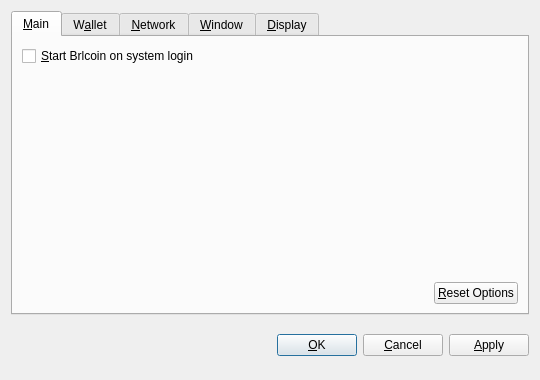
<?xml version="1.0" encoding="UTF-8"?>
<ui version="4.0">
 <class>OptionsDialog</class>
 <widget class="QDialog" name="OptionsDialog">
  <property name="geometry">
   <rect>
    <x>0</x>
    <y>0</y>
    <width>540</width>
    <height>380</height>
   </rect>
  </property>
  <property name="windowTitle">
   <string>Options</string>
  </property>
  <property name="modal">
   <bool>true</bool>
  </property>
  <layout class="QVBoxLayout" name="verticalLayout">
   <item>
    <widget class="QTabWidget" name="tabWidget">
     <property name="tabPosition">
      <enum>QTabWidget::North</enum>
     </property>
     <property name="currentIndex">
      <number>0</number>
     </property>
     <widget class="QWidget" name="tabMain">
      <attribute name="title">
       <string>&amp;Main</string>
      </attribute>
      <layout class="QVBoxLayout" name="verticalLayout_Main">
       <item>
        <widget class="QCheckBox" name="bitcoinAtStartup">
         <property name="toolTip">
          <string>Automatically start Brlcoin after logging in to the system.</string>
         </property>
         <property name="text">
          <string>&amp;Start Brlcoin on system login</string>
         </property>
        </widget>
       </item>
       <item>
        <spacer name="verticalSpacer_Main">
         <property name="orientation">
          <enum>Qt::Vertical</enum>
         </property>
         <property name="sizeHint" stdset="0">
          <size>
           <width>20</width>
           <height>40</height>
          </size>
         </property>
        </spacer>
       </item>
       <item>
        <layout class="QHBoxLayout" name="horizontalLayout_2_Main">
         <item>
          <spacer name="horizontalSpacer_2_Main">
           <property name="orientation">
            <enum>Qt::Horizontal</enum>
           </property>
           <property name="sizeHint" stdset="0">
            <size>
             <width>40</width>
             <height>20</height>
            </size>
           </property>
          </spacer>
         </item>
         <item>
          <widget class="QPushButton" name="resetButton">
           <property name="toolTip">
            <string>Reset all client options to default.</string>
           </property>
           <property name="text">
            <string>&amp;Reset Options</string>
           </property>
           <property name="autoDefault">
            <bool>false</bool>
           </property>
          </widget>
         </item>
        </layout>
       </item>
      </layout>
     </widget>
     <widget class="QWidget" name="tabWallet">
      <attribute name="title">
       <string>W&amp;allet</string>
      </attribute>
      <layout class="QVBoxLayout" name="verticalLayout_Network">
       <item>
        <widget class="QLabel" name="transactionFeeInfoLabel">
         <property name="text">
          <string>Optional transaction fee per kB that helps make sure your transactions are processed quickly. Most transactions are 1 kB.</string>
         </property>
         <property name="textFormat">
          <enum>Qt::PlainText</enum>
         </property>
         <property name="wordWrap">
          <bool>true</bool>
         </property>
        </widget>
       </item>
       <item>
        <layout class="QHBoxLayout" name="horizontalLayout_1_Main">
         <item>
          <widget class="QLabel" name="transactionFeeLabel">
           <property name="text">
            <string>Pay transaction &amp;fee</string>
           </property>
           <property name="textFormat">
            <enum>Qt::PlainText</enum>
           </property>
           <property name="buddy">
            <cstring>transactionFee</cstring>
           </property>
          </widget>
         </item>
         <item>
          <widget class="BitcoinAmountField" name="transactionFee"/>
         </item>
         <item>
          <spacer name="horizontalSpacer_1_Main">
           <property name="orientation">
            <enum>Qt::Horizontal</enum>
           </property>
           <property name="sizeHint" stdset="0">
            <size>
             <width>40</width>
             <height>20</height>
            </size>
           </property>
          </spacer>
         </item>
        </layout>
       </item>
       <item>
        <widget class="QLabel" name="label">
         <property name="text">
          <string>If you disable the spending of unconfirmed change, the change from a transaction cannot be used until that transaction has at least one confirmation. This also affects how your balance is computed.</string>
         </property>
         <property name="wordWrap">
          <bool>true</bool>
         </property>
        </widget>
       </item>
       <item>
        <widget class="QCheckBox" name="spendZeroConfChange">
         <property name="text">
          <string>Spend unconfirmed change  (experts only)</string>
         </property>
        </widget>
       </item>
       <item>
        <spacer name="verticalSpacer">
         <property name="orientation">
          <enum>Qt::Vertical</enum>
         </property>
         <property name="sizeHint" stdset="0">
          <size>
           <width>20</width>
           <height>40</height>
          </size>
         </property>
        </spacer>
       </item>
      </layout>
     </widget>
     <widget class="QWidget" name="tabNetwork">
      <attribute name="title">
       <string>&amp;Network</string>
      </attribute>
      <layout class="QVBoxLayout" name="verticalLayout_Network">
       <item>
        <widget class="QCheckBox" name="mapPortUpnp">
         <property name="toolTip">
          <string>Automatically open the Brlcoin client port on the router. This only works when your router supports UPnP and it is enabled.</string>
         </property>
         <property name="text">
          <string>Map port using &amp;UPnP</string>
         </property>
        </widget>
       </item>
       <item>
        <widget class="QCheckBox" name="connectSocks">
         <property name="toolTip">
          <string>Connect to the Brlcoin network through a SOCKS proxy (e.g. when connecting through Tor).</string>
         </property>
         <property name="text">
          <string>&amp;Connect through SOCKS proxy:</string>
         </property>
        </widget>
       </item>
       <item>
        <layout class="QHBoxLayout" name="horizontalLayout_Network">
         <item>
          <widget class="QLabel" name="proxyIpLabel">
           <property name="text">
            <string>Proxy &amp;IP:</string>
           </property>
           <property name="textFormat">
            <enum>Qt::PlainText</enum>
           </property>
           <property name="buddy">
            <cstring>proxyIp</cstring>
           </property>
          </widget>
         </item>
         <item>
          <widget class="QValidatedLineEdit" name="proxyIp">
           <property name="maximumSize">
            <size>
             <width>140</width>
             <height>16777215</height>
            </size>
           </property>
           <property name="toolTip">
            <string>IP address of the proxy (e.g. 127.0.0.1)</string>
           </property>
          </widget>
         </item>
         <item>
          <widget class="QLabel" name="proxyPortLabel">
           <property name="text">
            <string>&amp;Port:</string>
           </property>
           <property name="textFormat">
            <enum>Qt::PlainText</enum>
           </property>
           <property name="buddy">
            <cstring>proxyPort</cstring>
           </property>
          </widget>
         </item>
         <item>
          <widget class="QLineEdit" name="proxyPort">
           <property name="maximumSize">
            <size>
             <width>55</width>
             <height>16777215</height>
            </size>
           </property>
           <property name="toolTip">
            <string>Port of the proxy (e.g. 9050)</string>
           </property>
          </widget>
         </item>
         <item>
          <widget class="QLabel" name="socksVersionLabel">
           <property name="text">
            <string>SOCKS &amp;Version:</string>
           </property>
           <property name="textFormat">
            <enum>Qt::PlainText</enum>
           </property>
           <property name="buddy">
            <cstring>socksVersion</cstring>
           </property>
          </widget>
         </item>
         <item>
          <widget class="QValueComboBox" name="socksVersion">
           <property name="toolTip">
            <string>SOCKS version of the proxy (e.g. 5)</string>
           </property>
          </widget>
         </item>
         <item>
          <spacer name="horizontalSpacer_Network">
           <property name="orientation">
            <enum>Qt::Horizontal</enum>
           </property>
           <property name="sizeHint" stdset="0">
            <size>
             <width>40</width>
             <height>20</height>
            </size>
           </property>
          </spacer>
         </item>
        </layout>
       </item>
       <item>
        <spacer name="verticalSpacer_Network">
         <property name="orientation">
          <enum>Qt::Vertical</enum>
         </property>
         <property name="sizeHint" stdset="0">
          <size>
           <width>20</width>
           <height>40</height>
          </size>
         </property>
        </spacer>
       </item>
      </layout>
     </widget>
     <widget class="QWidget" name="tabWindow">
      <attribute name="title">
       <string>&amp;Window</string>
      </attribute>
      <layout class="QVBoxLayout" name="verticalLayout_Window">
       <item>
        <widget class="QCheckBox" name="minimizeToTray">
         <property name="toolTip">
          <string>Show only a tray icon after minimizing the window.</string>
         </property>
         <property name="text">
          <string>&amp;Minimize to the tray instead of the taskbar</string>
         </property>
        </widget>
       </item>
       <item>
        <widget class="QCheckBox" name="minimizeOnClose">
         <property name="toolTip">
          <string>Minimize instead of exit the application when the window is closed. When this option is enabled, the application will be closed only after selecting Quit in the menu.</string>
         </property>
         <property name="text">
          <string>M&amp;inimize on close</string>
         </property>
        </widget>
       </item>
       <item>
        <spacer name="verticalSpacer_Window">
         <property name="orientation">
          <enum>Qt::Vertical</enum>
         </property>
         <property name="sizeHint" stdset="0">
          <size>
           <width>20</width>
           <height>40</height>
          </size>
         </property>
        </spacer>
       </item>
      </layout>
     </widget>
     <widget class="QWidget" name="tabDisplay">
      <attribute name="title">
       <string>&amp;Display</string>
      </attribute>
      <layout class="QVBoxLayout" name="verticalLayout_Display">
       <item>
        <layout class="QHBoxLayout" name="horizontalLayout_1_Display">
         <item>
          <widget class="QLabel" name="langLabel">
           <property name="text">
            <string>User Interface &amp;language:</string>
           </property>
           <property name="textFormat">
            <enum>Qt::PlainText</enum>
           </property>
           <property name="buddy">
            <cstring>lang</cstring>
           </property>
          </widget>
         </item>
         <item>
          <widget class="QValueComboBox" name="lang">
           <property name="toolTip">
            <string>The user interface language can be set here. This setting will take effect after restarting Brlcoin.</string>
           </property>
          </widget>
         </item>
        </layout>
       </item>
       <item>
        <layout class="QHBoxLayout" name="horizontalLayout_2_Display">
         <item>
          <widget class="QLabel" name="unitLabel">
           <property name="text">
            <string>&amp;Unit to show amounts in:</string>
           </property>
           <property name="textFormat">
            <enum>Qt::PlainText</enum>
           </property>
           <property name="buddy">
            <cstring>unit</cstring>
           </property>
          </widget>
         </item>
         <item>
          <widget class="QValueComboBox" name="unit">
           <property name="toolTip">
            <string>Choose the default subdivision unit to show in the interface and when sending coins.</string>
           </property>
          </widget>
         </item>
        </layout>
       </item>
       <item>
        <widget class="QCheckBox" name="displayAddresses">
         <property name="toolTip">
          <string>Whether to show Brlcoin addresses in the transaction list or not.</string>
         </property>
         <property name="text">
          <string>&amp;Display addresses in transaction list</string>
         </property>
        </widget>
       </item>
       <item>
        <widget class="QCheckBox" name="coinControlFeatures">
         <property name="toolTip">
          <string>Whether to show coin control features or not.</string>
         </property>
         <property name="text">
          <string>Display coin &amp;control features (experts only!)</string>
         </property>
        </widget>
       </item>
       <item>
        <spacer name="verticalSpacer_Display">
         <property name="orientation">
          <enum>Qt::Vertical</enum>
         </property>
         <property name="sizeHint" stdset="0">
          <size>
           <width>20</width>
           <height>40</height>
          </size>
         </property>
        </spacer>
       </item>
      </layout>
     </widget>
    </widget>
   </item>
   <item>
    <layout class="QHBoxLayout" name="horizontalLayout_Buttons">
     <item>
      <spacer name="horizontalSpacer_1">
       <property name="orientation">
        <enum>Qt::Horizontal</enum>
       </property>
       <property name="sizeHint" stdset="0">
        <size>
         <width>40</width>
         <height>48</height>
        </size>
       </property>
      </spacer>
     </item>
     <item>
      <widget class="QLabel" name="statusLabel">
       <property name="font">
        <font>
         <weight>75</weight>
         <bold>true</bold>
        </font>
       </property>
       <property name="text">
        <string/>
       </property>
       <property name="textFormat">
        <enum>Qt::PlainText</enum>
       </property>
       <property name="wordWrap">
        <bool>true</bool>
       </property>
      </widget>
     </item>
     <item>
      <spacer name="horizontalSpacer_2">
       <property name="orientation">
        <enum>Qt::Horizontal</enum>
       </property>
       <property name="sizeHint" stdset="0">
        <size>
         <width>40</width>
         <height>48</height>
        </size>
       </property>
      </spacer>
     </item>
     <item>
      <widget class="QPushButton" name="okButton">
       <property name="text">
        <string>&amp;OK</string>
       </property>
      </widget>
     </item>
     <item>
      <widget class="QPushButton" name="cancelButton">
       <property name="text">
        <string>&amp;Cancel</string>
       </property>
       <property name="autoDefault">
        <bool>false</bool>
       </property>
      </widget>
     </item>
     <item>
      <widget class="QPushButton" name="applyButton">
       <property name="text">
        <string>&amp;Apply</string>
       </property>
       <property name="autoDefault">
        <bool>false</bool>
       </property>
      </widget>
     </item>
    </layout>
   </item>
  </layout>
 </widget>
 <customwidgets>
  <customwidget>
   <class>BitcoinAmountField</class>
   <extends>QSpinBox</extends>
   <header>bitcoinamountfield.h</header>
  </customwidget>
  <customwidget>
   <class>QValueComboBox</class>
   <extends>QComboBox</extends>
   <header>qvaluecombobox.h</header>
  </customwidget>
  <customwidget>
   <class>QValidatedLineEdit</class>
   <extends>QLineEdit</extends>
   <header>qvalidatedlineedit.h</header>
  </customwidget>
 </customwidgets>
 <resources/>
 <connections/>
</ui>
